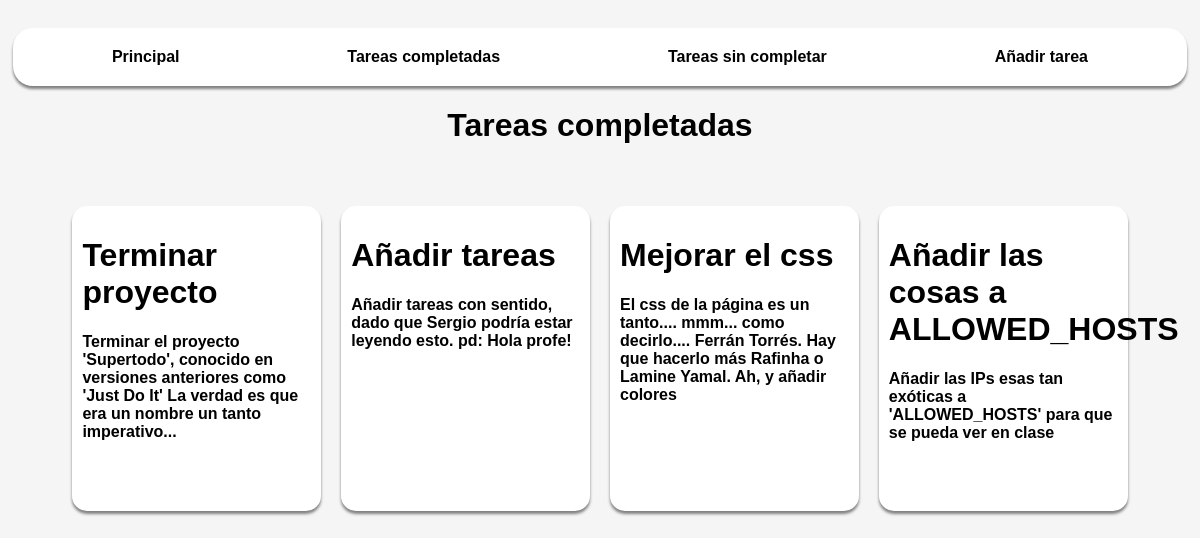
The app's page /tasks/done/, older data.
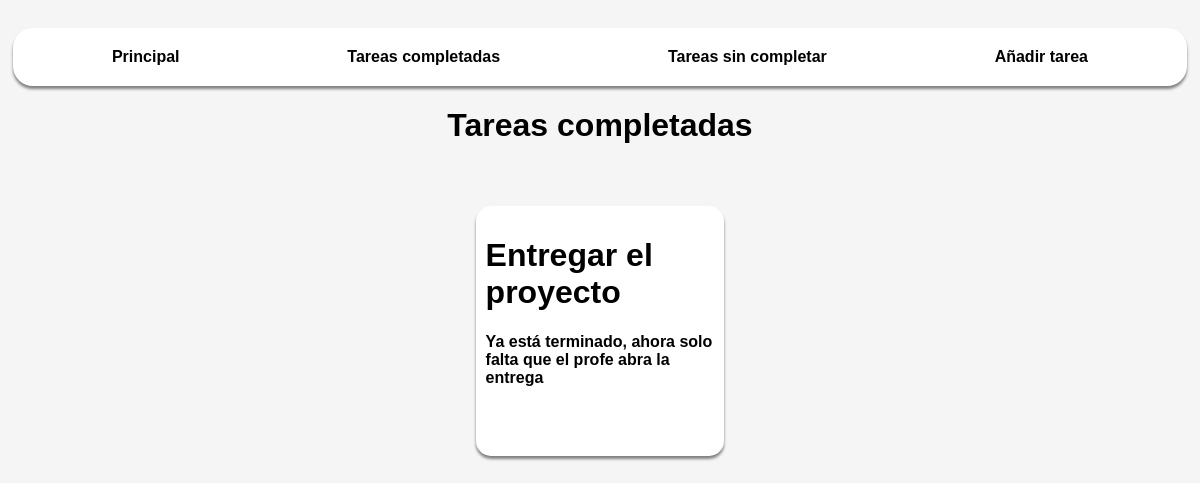
The same page, newer data.
### tasks/models.py (models this page shows, shortened)
class Task(models.Model):
    name = models.CharField(max_length=100)
    description = models.TextField(blank=True)
    slug = models.SlugField(max_length=120, unique=True)
    done = models.BooleanField(default=False)
    complete_before = models.DateTimeField(blank=True, null=True)
    created_at = models.DateTimeField(auto_now_add=True)
    updated_at = models.DateTimeField(auto_now=True)

### tasks/views.py (the view)
# urls.py: path('done/', views.done, name='done'),
def done(request):
    tasks = Task.objects.filter(done=True)
    title = 'Tareas completadas'
    return render(request, 'tasks/task_status.html', {'tasks': tasks, 'title': title})

### tasks/templates/tasks/task_status.html (shortened to what this page needs)
{% load static %}
<!DOCTYPE html>
<html lang="en">
<head>
  <link rel="stylesheet" href="{% static 'tasks/tasklist.css' %}">
</head>
{% block body %}
<nav>
  <a href="{% url 'tasks:task-list' %}" target="_blank">Principal</a>
  <a href="{% url 'tasks:done' %}" target="_blank">Tareas completadas</a>
  <a href="{% url 'tasks:pending' %}" target="_blank">Tareas sin completar</a>
  <a href="{% url 'tasks:add' %}">Añadir tarea</a>
</nav>
  <h1>{{ title }}</h1>
  <tasks>
    {% for task in tasks %}
      <task>
        <h1>{{ task.name }}</h1>
        <p>{{ task.description }}</p>
        <taskoptions>
          <a class="details" href={% url 'tasks:details' task.slug %} target="_blank"> 🛈 </a>
            {% if task.done %}
              <a class="pending" href="{% url 'tasks:toggle' task.slug%}">✕</a>
            {% else %}
              <a class="done" href="{% url 'tasks:toggle' task.slug%}">✓</a>
            {% endif %}
          <a class="edit" href={% url 'tasks:edit' task.slug %}> ✎ </a>
          <a class="delete" href={% url 'tasks:delete' task.slug %}>🗑</a>
        </taskoptions>
      </task>
    {% endfor %}
    </tasks>
{% endblock body %}
</body>
</html>

Row changes from the older to the newer data that the page shows:
removed Task: name "Terminar proyecto", description "Terminar el proyecto 'Supertodo', conocido en versiones anteriores como 'Just Do It' La verdad es que era un nombre un tanto imperativo..."
removed Task: name "Añadir tareas", description "Añadir tareas con sentido, dado que Sergio podría estar leyendo esto. pd: Hola profe!"
removed Task: name "Mejorar el css", description "El css de la página es un tanto.... mmm... como decirlo.... Ferrán Torrés. Hay que hacerlo más Rafinha o Lamine Yamal. Ah, y añadir colores"
removed Task: name "Añadir las cosas a ALLOWED_HOSTS", description "Añadir las IPs esas tan exóticas a 'ALLOWED_HOSTS' para que se pueda ver en clase"
added Task: name "Entregar el proyecto", description "Ya está terminado, ahora solo falta que el profe abra la entrega"
